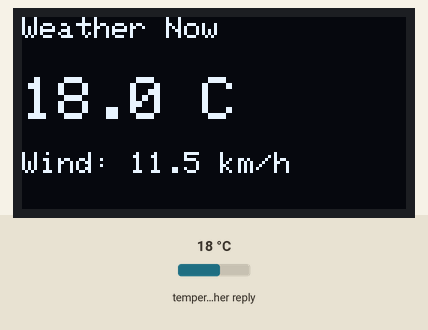
Recording of a sketch running on a simulated ESP32. Parts: 128×64 one-colour display. The inputs (shaded band) are chosen by the test bench; at power-on: temperature in the weather reply 18 °C. WiFi joins after 1.5 s; servers stay silent unless stated; web services answer with replies made up by the test bench.

Above: at 1.8 s.

The sketch:

066-wifi-HTTPClient.ino
```cpp
#include <WiFi.h>
#include <HTTPClient.h>
#include <ArduinoJson.h>
#include <Wire.h>
#include <Adafruit_GFX.h>
#include <Adafruit_SSD1306.h>

const char* ssid = "ここに自分のSSIDを入れてください";
const char* password = "ここに自分のパスワードを入れてください";

#define SCREEN_WIDTH 128
#define SCREEN_HEIGHT 64
#define OLED_ADDRESS 0x3C

Adafruit_SSD1306 display(SCREEN_WIDTH, SCREEN_HEIGHT, &Wire, -1);

// お住まいの地域の緯度・経度に書き換えてください(例は東京)
const String latitude = "35.6895";
const String longitude = "139.6917";

void setup() {
  Wire.begin(1, 2);
  display.begin(SSD1306_SWITCHCAPVCC, OLED_ADDRESS);

  WiFi.begin(ssid, password);
  while (WiFi.status() != WL_CONNECTED) {
    delay(500);
  }
}

void loop() {
  fetchWeather();
  delay(600000);  // 10分ごとに更新(APIへの負荷を抑えるため)
}

void fetchWeather() {
  HTTPClient http;
  String url = "http://api.open-meteo.com/v1/forecast?latitude=" + latitude +
               "&longitude=" + longitude + "&current_weather=true";

  http.begin(url);
  int httpCode = http.GET();

  if (httpCode == 200) {
    String payload = http.getString();

    JsonDocument doc;
    deserializeJson(doc, payload);

    float temperature = doc["current_weather"]["temperature"];
    float windspeed = doc["current_weather"]["windspeed"];

    display.clearDisplay();
    display.setTextSize(1);
    display.setTextColor(SSD1306_WHITE);
    display.setCursor(0, 0);
    display.print("Weather Now");

    display.setTextSize(2);
    display.setCursor(0, 20);
    display.print(temperature, 1);
    display.print(" C");

    display.setTextSize(1);
    display.setCursor(0, 45);
    display.print("Wind: ");
    display.print(windspeed, 1);
    display.print(" km/h");

    display.display();
  } else {
    Serial.println("天気情報の取得に失敗しました");
  }

  http.end();
}
```
